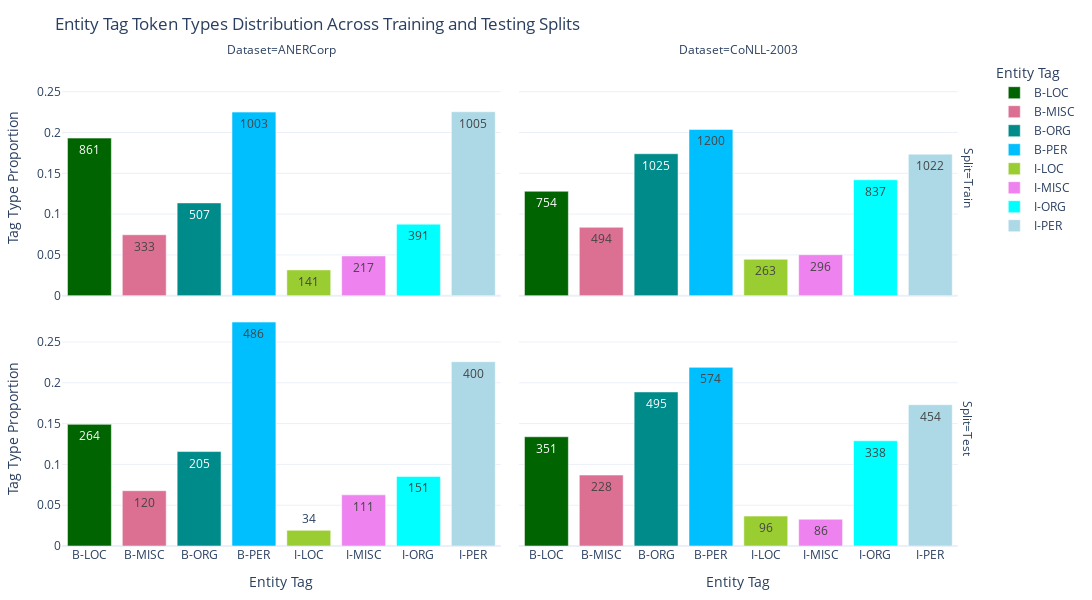

Source (notebook cell):
### Code cell
# Step 1: Calculate the total tag types for each Dataset and Split
total_tag_types = token_type_df.groupby(['Dataset', 'Split'])['Tag Types'].sum().reset_index()
total_tag_types.rename(columns={'Tag Types': 'Total Tag Types'}, inplace=True)

# Step 2: Merge the total back to the original DataFrame
df = token_type_df.merge(total_tag_types, on=['Dataset', 'Split'])

# Step 3: Compute the proportion of tag types within each group (avoiding division by zero)
df['Tag Type Proportion'] = df['Tag Types'] / (df['Total Tag Types'] + 1e-10)
# Initialize with DataFrame
visualizer = EntityTagVisualizer(df)

# Preprocess Data
visualizer.preprocess_data()

visualizer.plot_faceted_bar_chart('Tag Type Proportion', 'Tag Types', "Entity Tag Token Types Distribution Across Training and Testing Splits",)

### Figure 1 — Plotly figure (JSON) as saved in the notebook; plotly's stock layout.template omitted (floating-point values rounded to 4 significant figures)
{"data": [{"alignmentgroup": "True", "hovertemplate": "Entity Tag=%{x}<br>Split=Train<br>Dataset=ANERCorp<br>Tag Type Proportion=%{y}<br>Tag Types=%{text}<extra></extra>", "legendgroup": "B-LOC", "marker": {"color": "darkgreen", "pattern": {"shape": ""}}, "name": "B-LOC", "offsetgroup": "B-LOC", "orientation": "v", "showlegend": true, "text": [861], "textposition": "auto", "type": "bar", "x": ["B-LOC"], "xaxis": "x3", "y": [0.1931], "yaxis": "y3"}, {"alignmentgroup": "True", "hovertemplate": "Entity Tag=%{x}<br>Split=Train<br>Dataset=CoNLL-2003<br>Tag Type Proportion=%{y}<br>Tag Types=%{text}<extra></extra>", "legendgroup": "B-LOC", "marker": {"color": "darkgreen", "pattern": {"shape": ""}}, "name": "B-LOC", "offsetgroup": "B-LOC", "orientation": "v", "showlegend": false, "text": [754], "textposition": "auto", "type": "bar", "x": ["B-LOC"], "xaxis": "x4", "y": [0.128], "yaxis": "y4"}, {"alignmentgroup": "True", "hovertemplate": "Entity Tag=%{x}<br>Split=Test<br>Dataset=ANERCorp<br>Tag Type Proportion=%{y}<br>Tag Types=%{text}<extra></extra>", "legendgroup": "B-LOC", "marker": {"color": "darkgreen", "pattern": {"shape": ""}}, "name": "B-LOC", "offsetgroup": "B-LOC", "orientation": "v", "showlegend": false, "text": [264], "textposition": "auto", "type": "bar", "x": ["B-LOC"], "xaxis": "x", "y": [0.1491], "yaxis": "y"}, {"alignmentgroup": "True", "hovertemplate": "Entity Tag=%{x}<br>Split=Test<br>Dataset=CoNLL-2003<br>Tag Type Proportion=%{y}<br>Tag Types=%{text}<extra></extra>", "legendgroup": "B-LOC", "marker": {"color": "darkgreen", "pattern": {"shape": ""}}, "name": "B-LOC", "offsetgroup": "B-LOC", "orientation": "v", "showlegend": false, "text": [351], "textposition": "auto", "type": "bar", "x": ["B-LOC"], "xaxis": "x2", "y": [0.1339], "yaxis": "y2"}, {"alignmentgroup": "True", "hovertemplate": "Entity Tag=%{x}<br>Split=Train<br>Dataset=ANERCorp<br>Tag Type Proportion=%{y}<br>Tag Types=%{text}<extra></extra>", "legendgroup": "B-MISC", "marker": {"color": "palevioletred", "pattern": {"shape": ""}}, "name": "B-MISC", "offsetgroup": "B-MISC", "orientation": "v", "showlegend": true, "text": [333], "textposition": "auto", "type": "bar", "x": ["B-MISC"], "xaxis": "x3", "y": [0.0747], "yaxis": "y3"}, {"alignmentgroup": "True", "hovertemplate": "Entity Tag=%{x}<br>Split=Train<br>Dataset=CoNLL-2003<br>Tag Type Proportion=%{y}<br>Tag Types=%{text}<extra></extra>", "legendgroup": "B-MISC", "marker": {"color": "palevioletred", "pattern": {"shape": ""}}, "name": "B-MISC", "offsetgroup": "B-MISC", "orientation": "v", "showlegend": false, "text": [494], "textposition": "auto", "type": "bar", "x": ["B-MISC"], "xaxis": "x4", "y": [0.08386], "yaxis": "y4"}, {"alignmentgroup": "True", "hovertemplate": "Entity Tag=%{x}<br>Split=Test<br>Dataset=ANERCorp<br>Tag Type Proportion=%{y}<br>Tag Types=%{text}<extra></extra>", "legendgroup": "B-MISC", "marker": {"color": "palevioletred", "pattern": {"shape": ""}}, "name": "B-MISC", "offsetgroup": "B-MISC", "orientation": "v", "showlegend": false, "text": [120], "textposition": "auto", "type": "bar", "x": ["B-MISC"], "xaxis": "x", "y": [0.06776], "yaxis": "y"}, {"alignmentgroup": "True", "hovertemplate": "Entity Tag=%{x}<br>Split=Test<br>Dataset=CoNLL-2003<br>Tag Type Proportion=%{y}<br>Tag Types=%{text}<extra></extra>", "legendgroup": "B-MISC", "marker": {"color": "palevioletred", "pattern": {"shape": ""}}, "name": "B-MISC", "offsetgroup": "B-MISC", "orientation": "v", "showlegend": false, "text": [228], "textposition": "auto", "type": "bar", "x": ["B-MISC"], "xaxis": "x2", "y": [0.08696], "yaxis": "y2"}, {"alignmentgroup": "True", "hovertemplate": "Entity Tag=%{x}<br>Split=Train<br>Dataset=ANERCorp<br>Tag Type Proportion=%{y}<br>Tag Types=%{text}<extra></extra>", "legendgroup": "B-ORG", "marker": {"color": "darkcyan", "pattern": {"shape": ""}}, "name": "B-ORG", "offsetgroup": "B-ORG", "orientation": "v", "showlegend": true, "text": [507], "textposition": "auto", "type": "bar", "x": ["B-ORG"], "xaxis": "x3", "y": [0.1137], "yaxis": "y3"}, {"alignmentgroup": "True", "hovertemplate": "Entity Tag=%{x}<br>Split=Train<br>Dataset=CoNLL-2003<br>Tag Type Proportion=%{y}<br>Tag Types=%{text}<extra></extra>", "legendgroup": "B-ORG", "marker": {"color": "darkcyan", "pattern": {"shape": ""}}, "name": "B-ORG", "offsetgroup": "B-ORG", "orientation": "v", "showlegend": false, "text": [1025], "textposition": "auto", "type": "bar", "x": ["B-ORG"], "xaxis": "x4", "y": [0.174], "yaxis": "y4"}, {"alignmentgroup": "True", "hovertemplate": "Entity Tag=%{x}<br>Split=Test<br>Dataset=ANERCorp<br>Tag Type Proportion=%{y}<br>Tag Types=%{text}<extra></extra>", "legendgroup": "B-ORG", "marker": {"color": "darkcyan", "pattern": {"shape": ""}}, "name": "B-ORG", "offsetgroup": "B-ORG", "orientation": "v", "showlegend": false, "text": [205], "textposition": "auto", "type": "bar", "x": ["B-ORG"], "xaxis": "x", "y": [0.1158], "yaxis": "y"}, {"alignmentgroup": "True", "hovertemplate": "Entity Tag=%{x}<br>Split=Test<br>Dataset=CoNLL-2003<br>Tag Type Proportion=%{y}<br>Tag Types=%{text}<extra></extra>", "legendgroup": "B-ORG", "marker": {"color": "darkcyan", "pattern": {"shape": ""}}, "name": "B-ORG", "offsetgroup": "B-ORG", "orientation": "v", "showlegend": false, "text": [495], "textposition": "auto", "type": "bar", "x": ["B-ORG"], "xaxis": "x2", "y": [0.1888], "yaxis": "y2"}, {"alignmentgroup": "True", "hovertemplate": "Entity Tag=%{x}<br>Split=Train<br>Dataset=ANERCorp<br>Tag Type Proportion=%{y}<br>Tag Types=%{text}<extra></extra>", "legendgroup": "B-PER", "marker": {"color": "deepskyblue", "pattern": {"shape": ""}}, "name": "B-PER", "offsetgroup": "B-PER", "orientation": "v", "showlegend": true, "text": [1003], "textposition": "auto", "type": "bar", "x": ["B-PER"], "xaxis": "x3", "y": [0.225], "yaxis": "y3"}, {"alignmentgroup": "True", "hovertemplate": "Entity Tag=%{x}<br>Split=Train<br>Dataset=CoNLL-2003<br>Tag Type Proportion=%{y}<br>Tag Types=%{text}<extra></extra>", "legendgroup": "B-PER", "marker": {"color": "deepskyblue", "pattern": {"shape": ""}}, "name": "B-PER", "offsetgroup": "B-PER", "orientation": "v", "showlegend": false, "text": [1200], "textposition": "auto", "type": "bar", "x": ["B-PER"], "xaxis": "x4", "y": [0.2037], "yaxis": "y4"}, {"alignmentgroup": "True", "hovertemplate": "Entity Tag=%{x}<br>Split=Test<br>Dataset=ANERCorp<br>Tag Type Proportion=%{y}<br>Tag Types=%{text}<extra></extra>", "legendgroup": "B-PER", "marker": {"color": "deepskyblue", "pattern": {"shape": ""}}, "name": "B-PER", "offsetgroup": "B-PER", "orientation": "v", "showlegend": false, "text": [486], "textposition": "auto", "type": "bar", "x": ["B-PER"], "xaxis": "x", "y": [0.2744], "yaxis": "y"}, {"alignmentgroup": "True", "hovertemplate": "Entity Tag=%{x}<br>Split=Test<br>Dataset=CoNLL-2003<br>Tag Type Proportion=%{y}<br>Tag Types=%{text}<extra></extra>", "legendgroup": "B-PER", "marker": {"color": "deepskyblue", "pattern": {"shape": ""}}, "name": "B-PER", "offsetgroup": "B-PER", "orientation": "v", "showlegend": false, "text": [574], "textposition": "auto", "type": "bar", "x": ["B-PER"], "xaxis": "x2", "y": [0.2189], "yaxis": "y2"}, {"alignmentgroup": "True", "hovertemplate": "Entity Tag=%{x}<br>Split=Train<br>Dataset=ANERCorp<br>Tag Type Proportion=%{y}<br>Tag Types=%{text}<extra></extra>", "legendgroup": "I-LOC", "marker": {"color": "yellowgreen", "pattern": {"shape": ""}}, "name": "I-LOC", "offsetgroup": "I-LOC", "orientation": "v", "showlegend": true, "text": [141], "textposition": "auto", "type": "bar", "x": ["I-LOC"], "xaxis": "x3", "y": [0.03163], "yaxis": "y3"}, {"alignmentgroup": "True", "hovertemplate": "Entity Tag=%{x}<br>Split=Train<br>Dataset=CoNLL-2003<br>Tag Type Proportion=%{y}<br>Tag Types=%{text}<extra></extra>", "legendgroup": "I-LOC", "marker": {"color": "yellowgreen", "pattern": {"shape": ""}}, "name": "I-LOC", "offsetgroup": "I-LOC", "orientation": "v", "showlegend": false, "text": [263], "textposition": "auto", "type": "bar", "x": ["I-LOC"], "xaxis": "x4", "y": [0.04464], "yaxis": "y4"}, {"alignmentgroup": "True", "hovertemplate": "Entity Tag=%{x}<br>Split=Test<br>Dataset=ANERCorp<br>Tag Type Proportion=%{y}<br>Tag Types=%{text}<extra></extra>", "legendgroup": "I-LOC", "marker": {"color": "yellowgreen", "pattern": {"shape": ""}}, "name": "I-LOC", "offsetgroup": "I-LOC", "orientation": "v", "showlegend": false, "text": [34], "textposition": "auto", "type": "bar", "x": ["I-LOC"], "xaxis": "x", "y": [0.0192], "yaxis": "y"}, {"alignmentgroup": "True", "hovertemplate": "Entity Tag=%{x}<br>Split=Test<br>Dataset=CoNLL-2003<br>Tag Type Proportion=%{y}<br>Tag Types=%{text}<extra></extra>", "legendgroup": "I-LOC", "marker": {"color": "yellowgreen", "pattern": {"shape": ""}}, "name": "I-LOC", "offsetgroup": "I-LOC", "orientation": "v", "showlegend": false, "text": [96], "textposition": "auto", "type": "bar", "x": ["I-LOC"], "xaxis": "x2", "y": [0.03661], "yaxis": "y2"}, {"alignmentgroup": "True", "hovertemplate": "Entity Tag=%{x}<br>Split=Train<br>Dataset=ANERCorp<br>Tag Type Proportion=%{y}<br>Tag Types=%{text}<extra></extra>", "legendgroup": "I-MISC", "marker": {"color": "violet", "pattern": {"shape": ""}}, "name": "I-MISC", "offsetgroup": "I-MISC", "orientation": "v", "showlegend": true, "text": [217], "textposition": "auto", "type": "bar", "x": ["I-MISC"], "xaxis": "x3", "y": [0.04868], "yaxis": "y3"}, {"alignmentgroup": "True", "hovertemplate": "Entity Tag=%{x}<br>Split=Train<br>Dataset=CoNLL-2003<br>Tag Type Proportion=%{y}<br>Tag Types=%{text}<extra></extra>", "legendgroup": "I-MISC", "marker": {"color": "violet", "pattern": {"shape": ""}}, "name": "I-MISC", "offsetgroup": "I-MISC", "orientation": "v", "showlegend": false, "text": [296], "textposition": "auto", "type": "bar", "x": ["I-MISC"], "xaxis": "x4", "y": [0.05025], "yaxis": "y4"}, {"alignmentgroup": "True", "hovertemplate": "Entity Tag=%{x}<br>Split=Test<br>Dataset=ANERCorp<br>Tag Type Proportion=%{y}<br>Tag Types=%{text}<extra></extra>", "legendgroup": "I-MISC", "marker": {"color": "violet", "pattern": {"shape": ""}}, "name": "I-MISC", "offsetgroup": "I-MISC", "orientation": "v", "showlegend": false, "text": [111], "textposition": "auto", "type": "bar", "x": ["I-MISC"], "xaxis": "x", "y": [0.06268], "yaxis": "y"}, {"alignmentgroup": "True", "hovertemplate": "Entity Tag=%{x}<br>Split=Test<br>Dataset=CoNLL-2003<br>Tag Type Proportion=%{y}<br>Tag Types=%{text}<extra></extra>", "legendgroup": "I-MISC", "marker": {"color": "violet", "pattern": {"shape": ""}}, "name": "I-MISC", "offsetgroup": "I-MISC", "orientation": "v", "showlegend": false, "text": [86], "textposition": "auto", "type": "bar", "x": ["I-MISC"], "xaxis": "x2", "y": [0.0328], "yaxis": "y2"}, {"alignmentgroup": "True", "hovertemplate": "Entity Tag=%{x}<br>Split=Train<br>Dataset=ANERCorp<br>Tag Type Proportion=%{y}<br>Tag Types=%{text}<extra></extra>", "legendgroup": "I-ORG", "marker": {"color": "cyan", "pattern": {"shape": ""}}, "name": "I-ORG", "offsetgroup": "I-ORG", "orientation": "v", "showlegend": true, "text": [391], "textposition": "auto", "type": "bar", "x": ["I-ORG"], "xaxis": "x3", "y": [0.08771], "yaxis": "y3"}, {"alignmentgroup": "True", "hovertemplate": "Entity Tag=%{x}<br>Split=Train<br>Dataset=CoNLL-2003<br>Tag Type Proportion=%{y}<br>Tag Types=%{text}<extra></extra>", "legendgroup": "I-ORG", "marker": {"color": "cyan", "pattern": {"shape": ""}}, "name": "I-ORG", "offsetgroup": "I-ORG", "orientation": "v", "showlegend": false, "text": [837], "textposition": "auto", "type": "bar", "x": ["I-ORG"], "xaxis": "x4", "y": [0.1421], "yaxis": "y4"}, {"alignmentgroup": "True", "hovertemplate": "Entity Tag=%{x}<br>Split=Test<br>Dataset=ANERCorp<br>Tag Type Proportion=%{y}<br>Tag Types=%{text}<extra></extra>", "legendgroup": "I-ORG", "marker": {"color": "cyan", "pattern": {"shape": ""}}, "name": "I-ORG", "offsetgroup": "I-ORG", "orientation": "v", "showlegend": false, "text": [151], "textposition": "auto", "type": "bar", "x": ["I-ORG"], "xaxis": "x", "y": [0.08526], "yaxis": "y"}, {"alignmentgroup": "True", "hovertemplate": "Entity Tag=%{x}<br>Split=Test<br>Dataset=CoNLL-2003<br>Tag Type Proportion=%{y}<br>Tag Types=%{text}<extra></extra>", "legendgroup": "I-ORG", "marker": {"color": "cyan", "pattern": {"shape": ""}}, "name": "I-ORG", "offsetgroup": "I-ORG", "orientation": "v", "showlegend": false, "text": [338], "textposition": "auto", "type": "bar", "x": ["I-ORG"], "xaxis": "x2", "y": [0.1289], "yaxis": "y2"}, {"alignmentgroup": "True", "hovertemplate": "Entity Tag=%{x}<br>Split=Train<br>Dataset=ANERCorp<br>Tag Type Proportion=%{y}<br>Tag Types=%{text}<extra></extra>", "legendgroup": "I-PER", "marker": {"color": "lightblue", "pattern": {"shape": ""}}, "name": "I-PER", "offsetgroup": "I-PER", "orientation": "v", "showlegend": true, "text": [1005], "textposition": "auto", "type": "bar", "x": ["I-PER"], "xaxis": "x3", "y": [0.2254], "yaxis": "y3"}, {"alignmentgroup": "True", "hovertemplate": "Entity Tag=%{x}<br>Split=Train<br>Dataset=CoNLL-2003<br>Tag Type Proportion=%{y}<br>Tag Types=%{text}<extra></extra>", "legendgroup": "I-PER", "marker": {"color": "lightblue", "pattern": {"shape": ""}}, "name": "I-PER", "offsetgroup": "I-PER", "orientation": "v", "showlegend": false, "text": [1022], "textposition": "auto", "type": "bar", "x": ["I-PER"], "xaxis": "x4", "y": [0.1735], "yaxis": "y4"}, {"alignmentgroup": "True", "hovertemplate": "Entity Tag=%{x}<br>Split=Test<br>Dataset=ANERCorp<br>Tag Type Proportion=%{y}<br>Tag Types=%{text}<extra></extra>", "legendgroup": "I-PER", "marker": {"color": "lightblue", "pattern": {"shape": ""}}, "name": "I-PER", "offsetgroup": "I-PER", "orientation": "v", "showlegend": false, "text": [400], "textposition": "auto", "type": "bar", "x": ["I-PER"], "xaxis": "x", "y": [0.2259], "yaxis": "y"}, {"alignmentgroup": "True", "hovertemplate": "Entity Tag=%{x}<br>Split=Test<br>Dataset=CoNLL-2003<br>Tag Type Proportion=%{y}<br>Tag Types=%{text}<extra></extra>", "legendgroup": "I-PER", "marker": {"color": "lightblue", "pattern": {"shape": ""}}, "name": "I-PER", "offsetgroup": "I-PER", "orientation": "v", "showlegend": false, "text": [454], "textposition": "auto", "type": "bar", "x": ["I-PER"], "xaxis": "x2", "y": [0.1732], "yaxis": "y2"}], "layout": {"annotations": [{"font": {}, "showarrow": false, "text": "Dataset=ANERCorp", "x": 0.24, "xanchor": "center", "xref": "paper", "y": 1, "yanchor": "bottom", "yref": "paper"}, {"font": {}, "showarrow": false, "text": "Dataset=CoNLL-2003", "x": 0.74, "xanchor": "center", "xref": "paper", "y": 1, "yanchor": "bottom", "yref": "paper"}, {"font": {}, "showarrow": false, "text": "Split=Test", "textangle": 90, "x": 0.98, "xanchor": "left", "xref": "paper", "y": 0.2425, "yanchor": "middle", "yref": "paper"}, {"font": {}, "showarrow": false, "text": "Split=Train", "textangle": 90, "x": 0.98, "xanchor": "left", "xref": "paper", "y": 0.7575, "yanchor": "middle", "yref": "paper"}], "barmode": "relative", "height": 600, "legend": {"title": {"text": "Entity Tag"}, "tracegroupgap": 0}, "margin": {"b": 20, "l": 20, "r": 20, "t": 60}, "title": {"text": "Entity Tag Token Types Distribution Across Training and Testing Splits"}, "width": 1200, "xaxis": {"anchor": "y", "categoryarray": ["B-LOC", "B-MISC", "B-ORG", "B-PER", "I-LOC", "I-MISC", "I-ORG", "I-PER"], "categoryorder": "array", "domain": [0, 0.48], "title": {"text": "Entity Tag"}}, "xaxis2": {"anchor": "y2", "categoryarray": ["B-LOC", "B-MISC", "B-ORG", "B-PER", "I-LOC", "I-MISC", "I-ORG", "I-PER"], "categoryorder": "array", "domain": [0.5, 0.98], "matches": "x", "title": {"text": "Entity Tag"}}, "xaxis3": {"anchor": "y3", "domain": [0, 0.48], "matches": "x", "showticklabels": false}, "xaxis4": {"anchor": "y4", "domain": [0.5, 0.98], "matches": "x", "showticklabels": false}, "yaxis": {"anchor": "x", "domain": [0, 0.485], "title": {"text": "Tag Type Proportion"}}, "yaxis2": {"anchor": "x2", "domain": [0, 0.485], "matches": "y", "showticklabels": false}, "yaxis3": {"anchor": "x3", "domain": [0.515, 1], "matches": "y", "title": {"text": "Tag Type Proportion"}}, "yaxis4": {"anchor": "x4", "domain": [0.515, 1], "matches": "y", "showticklabels": false}}}
